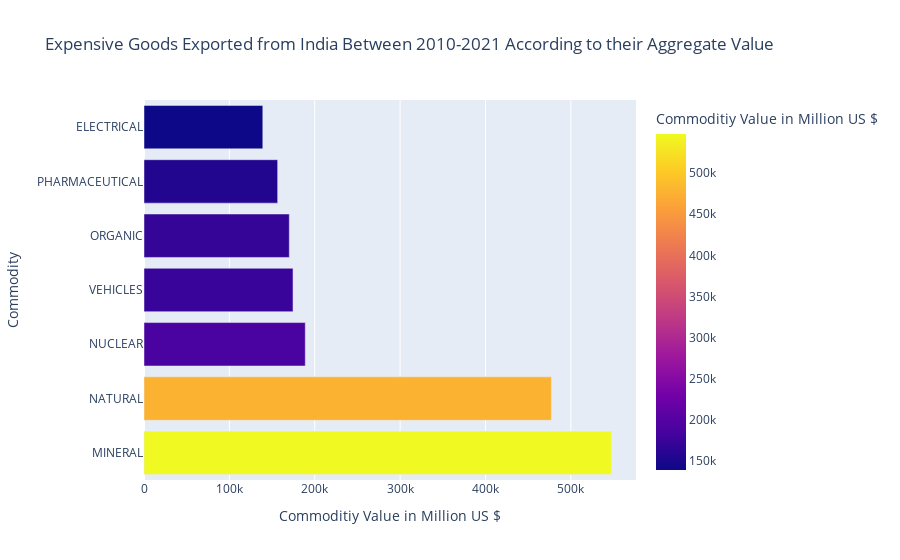

This figure's notebook cell:
### Code cell
# Top 7 Goods exported as per their aggregate values
df_export_temp['Commodity'] = df_export_temp['Commodity'].apply(lambda x:x.split()[0])
px.bar(data_frame=df_export_temp.head(7),y='Commodity', x='commodity_sum', orientation='h',
       color='commodity_sum', title='Expensive Goods Exported from India Between 2010-2021 According to their Aggregate Value',
       labels={'commodity_sum':'Commoditiy Value in Million US $'})

### Figure 1 — Plotly figure (JSON) as saved in the notebook; plotly's stock layout.template omitted (floating-point values rounded to 4 significant figures)
{"data": [{"alignmentgroup": "True", "hovertemplate": "Commoditiy Value in Million US $=%{marker.color}<br>Commodity=%{y}<extra></extra>", "legendgroup": "", "marker": {"color": [547500.0, 477200.0, 188900.0, 174600.0, 170200.0, 156600.0, 139200.0], "coloraxis": "coloraxis", "pattern": {"shape": ""}}, "name": "", "offsetgroup": "", "orientation": "h", "showlegend": false, "textposition": "auto", "type": "bar", "x": [547500.0, 477200.0, 188900.0, 174600.0, 170200.0, 156600.0, 139200.0], "xaxis": "x", "y": ["MINERAL", "NATURAL", "NUCLEAR", "VEHICLES", "ORGANIC", "PHARMACEUTICAL", "ELECTRICAL"], "yaxis": "y"}], "layout": {"barmode": "relative", "coloraxis": {"colorbar": {"title": {"text": "Commoditiy Value in Million US $"}}, "colorscale": [[0, "#0d0887"], [0.1111, "#46039f"], [0.2222, "#7201a8"], [0.3333, "#9c179e"], [0.4444, "#bd3786"], [0.5556, "#d8576b"], [0.6667, "#ed7953"], [0.7778, "#fb9f3a"], [0.8889, "#fdca26"], [1, "#f0f921"]]}, "legend": {"tracegroupgap": 0}, "title": {"text": "Expensive Goods Exported from India Between 2010-2021 According to their Aggregate Value"}, "xaxis": {"anchor": "y", "domain": [0, 1], "title": {"text": "Commoditiy Value in Million US $"}}, "yaxis": {"anchor": "x", "domain": [0, 1], "title": {"text": "Commodity"}}}}
